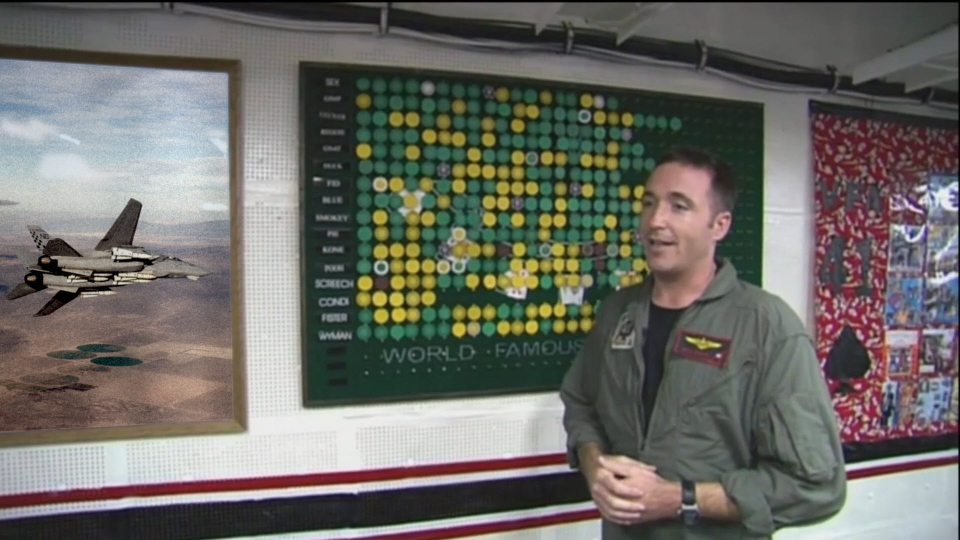
#> input picture Images/boardroom 02.jpg, 1920 x 1080 px, given in place of board.png, which was not available (shown at 1/2 size)
$ python boardroom_compose.py
#> lines starting #> are read from the running program, lines starting #| are printed output that depends on the picture; after the words box and inside, x2 and y2 are one past the last pixel; in counts of white or black regions, pixels touching at a corner belong together; pictures that were not available may be replaced by others from this repository, and a replacement may not be noted
import numpy as np
import cv2
import sys
import matplotlib.pyplot as plt

def adjust_gamma(image, gamma=1.0):

   invGamma = 1.0 / gamma
   table = np.array([((i / 255.0) ** invGamma) * 255
      for i in np.arange(0, 256)]).astype("uint8")

   return cv2.LUT(image, table)

gamma = 0.8                                   # change the value here to get different result

try:
    img = cv2.imread('board.png',cv2.IMREAD_COLOR)
#> img is the input picture: shape (1080, 1920, 3); mean B, G, R 101.9, 107.5, 108.9
except:
    print('exception thrown while opening image')

if img is None:
    print('image is none.')
    print('Error opening image.')
    sys.exit(0)


#cv2.blur(img,(13,13))
img = cv2.GaussianBlur(img,(3,3),0)
img = cv2.bilateralFilter(img,7,25,25)
img = adjust_gamma(img,gamma=gamma)
#> in adjust_gamma, `return cv2.LUT(image, table)`:
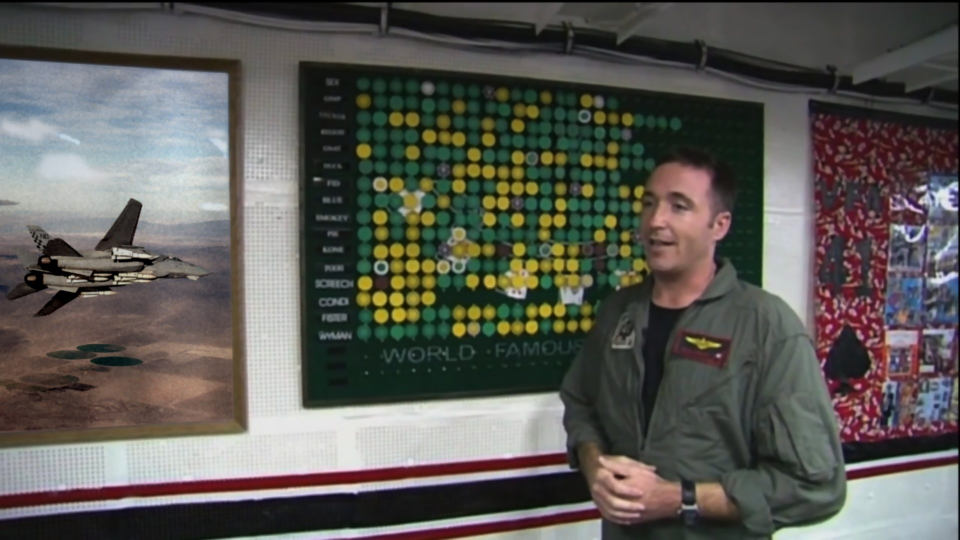
#> returned value: shape (1080, 1920, 3) (shown at 1/2 size); mean of channels 0, 1, 2 85.2, 90.3, 92; drawn as B, G, R

rows,cols,ch = img.shape
#> rows = 1080; cols = 1920; ch = 3
#print('Image size: ', rows, ' by ', cols)

RGB_img = cv2.cvtColor(img, cv2.COLOR_BGR2RGB)
#img = RGB_img

srcRect = np.float32([[0,0],[cols,0],[0,rows],[cols,rows]])
destRect = np.float32([[620,143],[1519,219],[623,793],[1517,736]])

M = cv2.getPerspectiveTransform(srcRect,destRect)

dst = cv2.warpPerspective(img,M,(1920,1080))
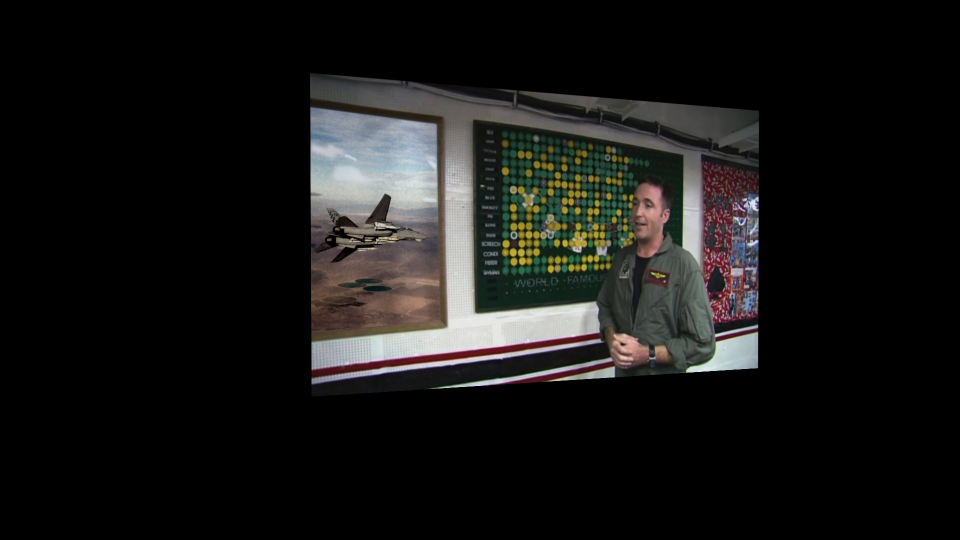
#> dst: shape (1080, 1920, 3) (shown at 1/2 size); mean B, G, R 22.2, 23.4, 23.8

# [9 lines of commented-out code are left out]

bg = cv2.imread('boardroom 01.jpg')
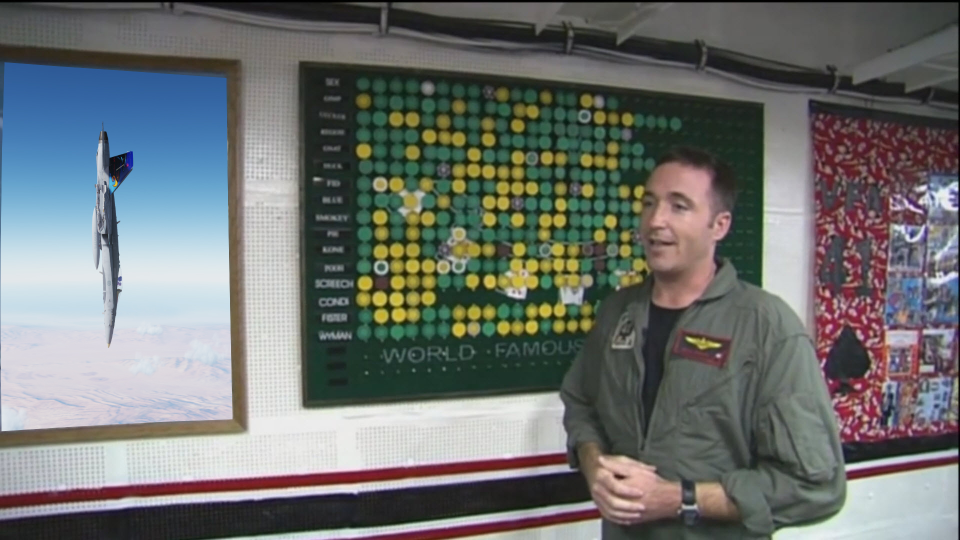
#> input picture Images/boardroom 01.jpg, 1920 x 1080 px, found by its file name (shown at 1/2 size)
#> bg is the input picture: shape (1080, 1920, 3); mean B, G, R 112, 113.6, 110
bg_rgb = cv2.cvtColor(bg, cv2.COLOR_BGR2RGB)
# [7 lines of commented-out code are left out]
mask = np.zeros(dst.shape[:2],np.uint8)
# [5 lines of commented-out code are left out]
roi_corners = np.array([[(620,143), (1519,219), (1517,736),(623,793)]], dtype=np.int32)
channel_count = dst.shape[2]  # i.e. 3 or 4 depending on your image
#> channel_count = 3
ignore_mask_color = (255,)*channel_count
#> ignore_mask_color = (255, 255, 255)
cv2.fillPoly(mask, roi_corners, ignore_mask_color)
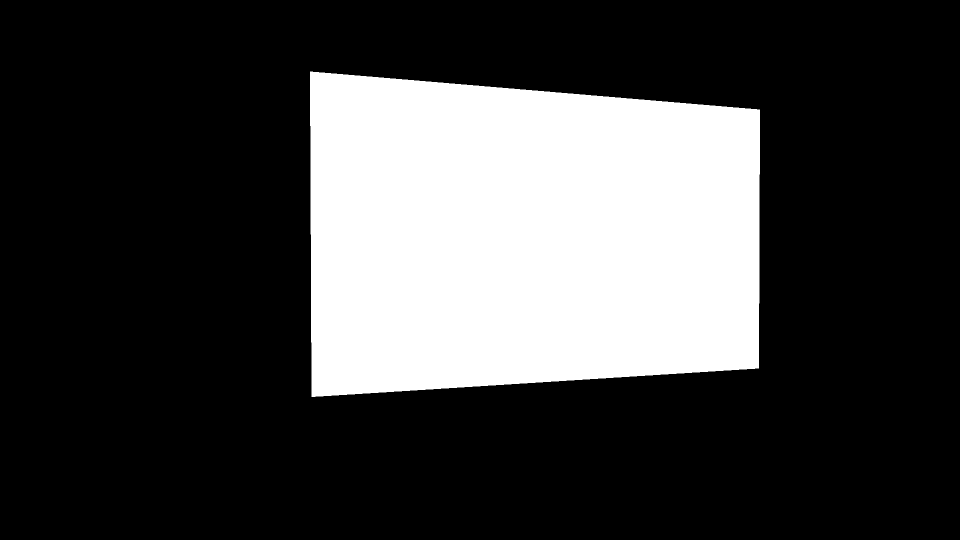
#> mask: shape (1080, 1920) (shown at 1/2 size); 25.3% white; 1 white region, box (x1, y1, x2, y2) and area: (620, 143, 1520, 794) 524586

ret, mask = cv2.threshold(mask, 1, 255, cv2.THRESH_BINARY)
mask_inv = cv2.bitwise_not(mask)
dst_out = cv2.bitwise_and(dst,dst,mask = mask)
bg_out = cv2.bitwise_and(bg,bg,mask=mask_inv)
combined = cv2.add(dst_out,bg_out)


#cv2.imwrite('mask.png', mask)
#cv2.imwrite('combined.png',combined)

fg = cv2.imread('fg_mask_rob.png',0)
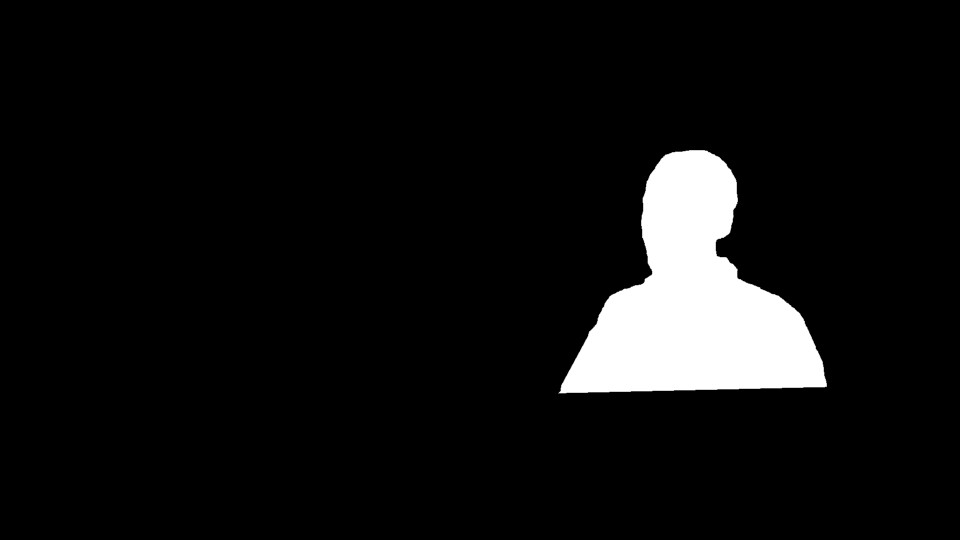
#> input picture Images/fg_mask_rob.png, 1920 x 1080 px, found by its file name (shown at 1/2 size)
#> fg is the input picture: shape (1080, 1920); min 0, max 255, mean 16.7
ret, fgmask = cv2.threshold(fg, 1, 255, cv2.THRESH_BINARY)
#> fgmask: shape (1080, 1920); 6.6% white; 1 white region, box (x1, y1, x2, y2) and area: (1116, 300, 1654, 787) 136905
fgmask_inv = cv2.bitwise_not(fgmask)
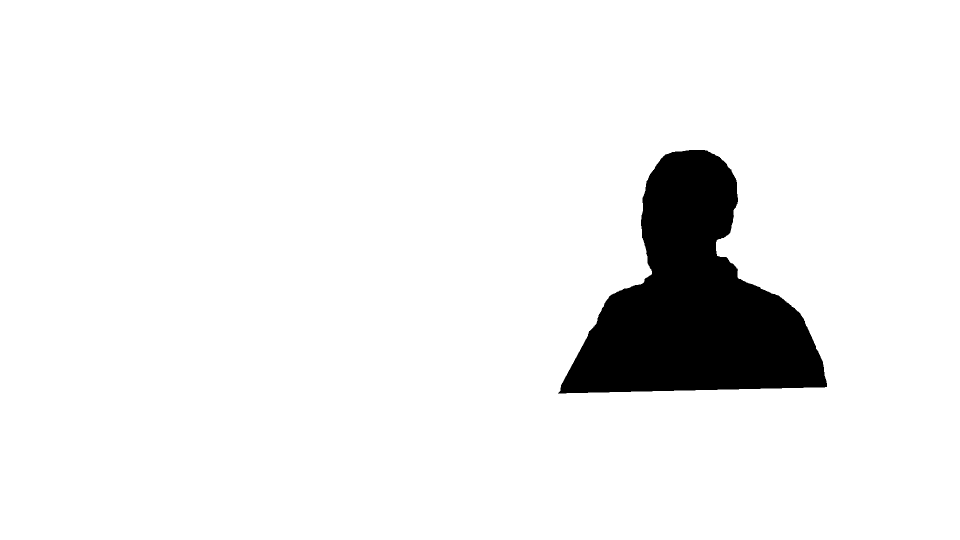
#> fgmask_inv: shape (1080, 1920) (shown at 1/2 size); 93.4% white; 1 black region, box (x1, y1, x2, y2) and area: (1116, 300, 1654, 787) 136905
combined = cv2.bitwise_and(combined,combined,mask=fgmask_inv)
fgimg = cv2.bitwise_and(bg,bg,mask=fgmask)
final = cv2.add(combined,fgimg)
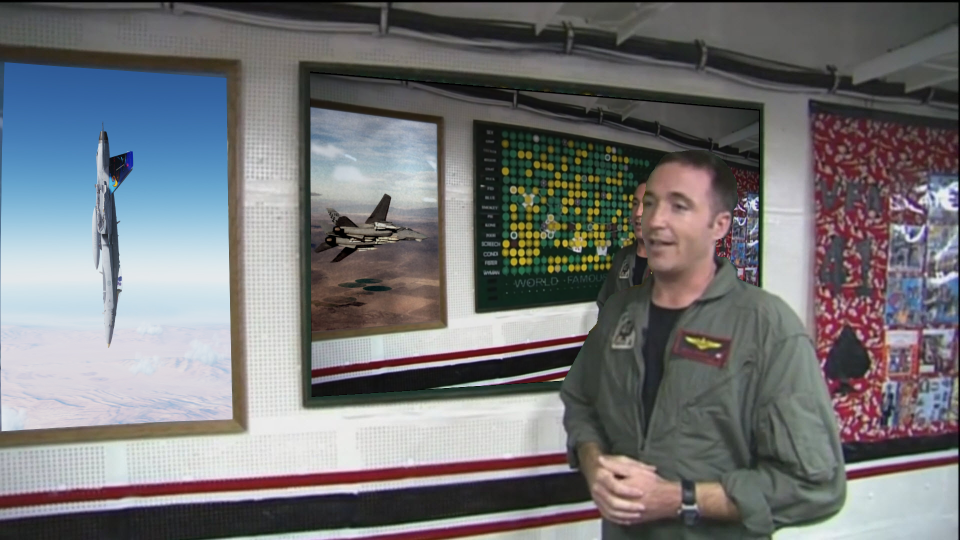
#> final: shape (1080, 1920, 3) (shown at 1/2 size); mean B, G, R 118.9, 116.5, 116.1

cv2.imwrite('final.jpg',final)


##plt.show()
